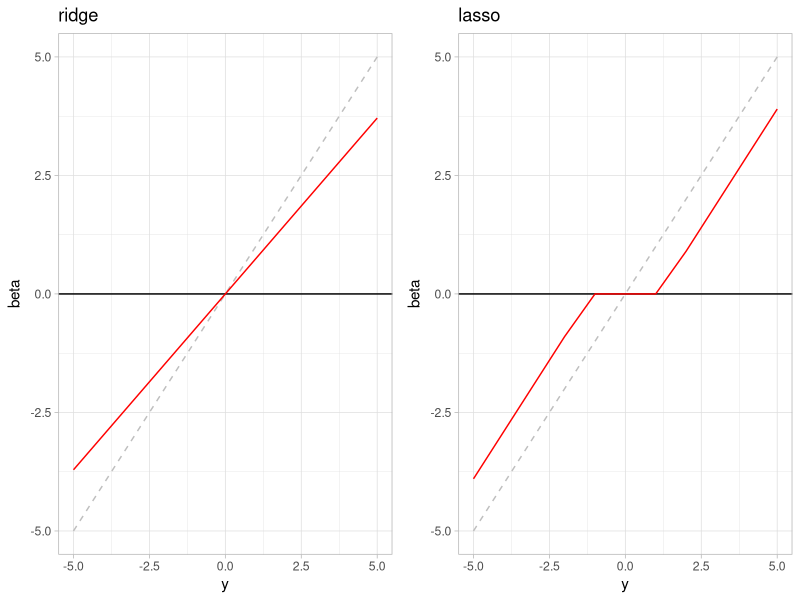

Recreate this plot in R.
## ---- chunk 1
knitr::opts_chunk$set(echo = TRUE)
## ---- chunk 2
library(tidyverse)   # for data wrangling and visualization
library(glmnet)      # for estimating ridge and lasso
library(cowplot)     # for combining plots
## ---- chunk 3
n <- 11
p <- 11
## ---- chunk 4
X <- diag(n)
X
## ---- chunk 5
y <- -5:5
y
## ---- chunk 6
beta_OLS <- solve(t(X) %*% X) %*% t(X) %*% y
beta_OLS
## ---- chunk 7
lambda_ridge <- 0.1
ridge_model  <- glmnet(X, y, alpha = 0, lambda = lambda_ridge, standardize = FALSE, intercept = FALSE)
beta_ridge   <- as.vector(coef(ridge_model))[-1]
beta_ridge
## ---- chunk 8
lambda_lasso <- 0.1
lasso_model  <- glmnet(X, y, alpha = 1, lambda = lambda_lasso, standardize = FALSE, intercept = FALSE)
beta_lasso   <- as.vector(coef(lasso_model))[-1]
beta_lasso
## ---- chunk 9
df_lasso <- tibble(
  y = y, beta_OLS = beta_OLS[,1], beta_lasso = beta_lasso
)

p_lasso <- 
  df_lasso |> 
  ggplot(aes(x = y, y = beta_OLS)) +
  geom_hline(yintercept = 0) +
  geom_line(linetype = "dashed", color = "grey") +
  geom_line(aes(y = beta_lasso), color = "red") +
  theme_light() +
  labs(
    title = "lasso",
    x = "y",
    y = "beta"
  )
## ---- chunk 10
df_ridge <- tibble(
  y = y, beta_OLS = beta_OLS[,1], beta_ridge = beta_ridge
)

p_ridge <- 
  df_ridge |> 
  ggplot(aes(x = y, y = beta_OLS)) +
  geom_hline(yintercept = 0) +
  geom_line(linetype = "dashed", color = "grey") +
  geom_line(aes(y = beta_ridge), color = "red") +
  theme_light() +
  labs(
    title = "ridge",
    x = "y",
    y = "beta"
  )
## ---- chunk 11
plot_grid(p_ridge, p_lasso)
